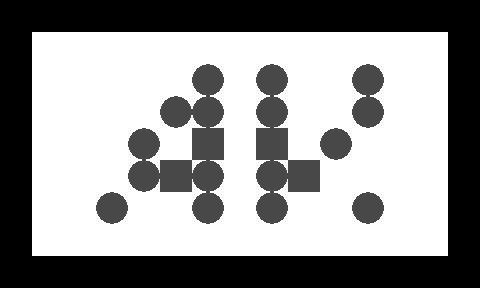

Below is a game level as drawn by its tile map, then a one-line description and the .tmx file that defines it, in full:
An orthogonal 15x9 tile map with 32x32 px tiles, 2 tile layers (1, 2).

<map version="1.0" orientation="orthogonal" width="15" height="9" tilewidth="32" tileheight="32">
 <tileset firstgid="1" name="n_tiles1" tilewidth="32" tileheight="32">
  <image source="../../images/map/common/n_tiles1.png" width="128" height="64" />
 </tileset>
 <layer name="1" width="15" height="9">
  <data encoding="csv">
1,1,1,1,1,1,1,1,1,1,1,1,1,1,1,
1,1,1,1,1,1,1,1,1,1,1,1,1,1,1,
1,1,1,1,1,1,1,1,1,1,1,1,1,1,1,
1,1,1,1,1,1,1,1,1,1,1,1,1,1,1,
1,1,1,1,1,1,1,1,1,1,1,1,1,1,1,
1,1,1,1,1,1,1,1,1,1,1,1,1,1,1,
1,1,1,1,1,1,1,1,1,1,1,1,1,1,1,
1,1,1,1,1,1,1,1,1,1,1,1,1,1,1,
1,1,1,1,1,1,1,1,1,1,1,1,1,1,1
</data>
 </layer>
 <layer name="2" width="15" height="9">
  <data encoding="csv">
2,2,2,2,2,2,2,2,2,2,2,2,2,2,2,
2,0,0,0,0,0,0,0,0,0,0,0,0,0,2,
2,0,0,0,0,0,3,0,3,0,0,3,0,0,2,
2,0,0,0,0,3,3,0,3,0,0,3,0,0,2,
2,0,0,0,3,0,4,0,4,0,3,0,0,0,2,
2,0,0,0,3,4,3,0,3,4,0,0,0,0,2,
2,0,0,3,0,0,3,0,3,0,0,3,0,0,2,
2,0,0,0,0,0,0,0,0,0,0,0,0,0,2,
2,2,2,2,2,2,2,2,2,2,2,2,2,2,2
</data>
 </layer>
</map>
